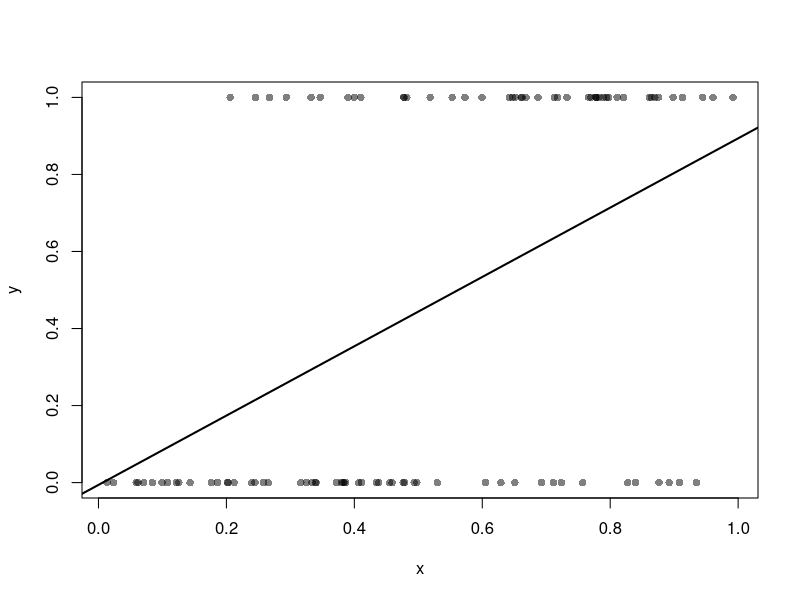
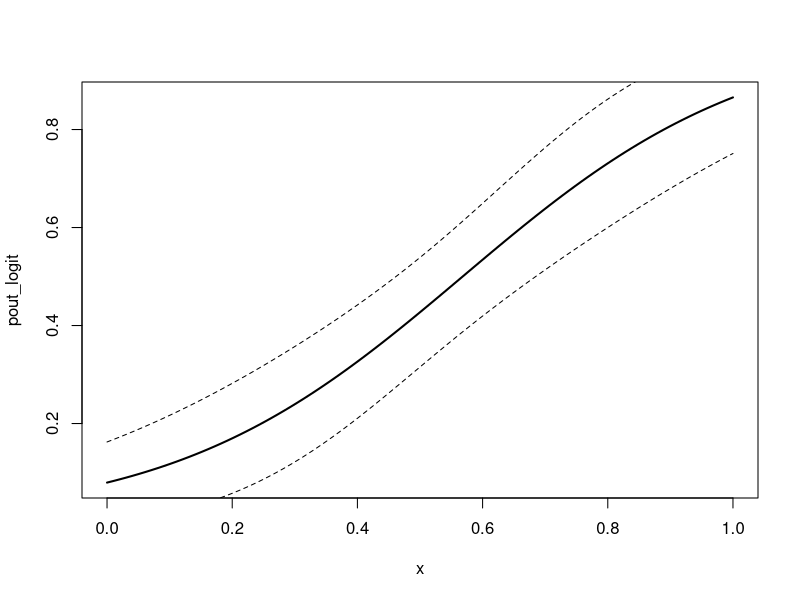
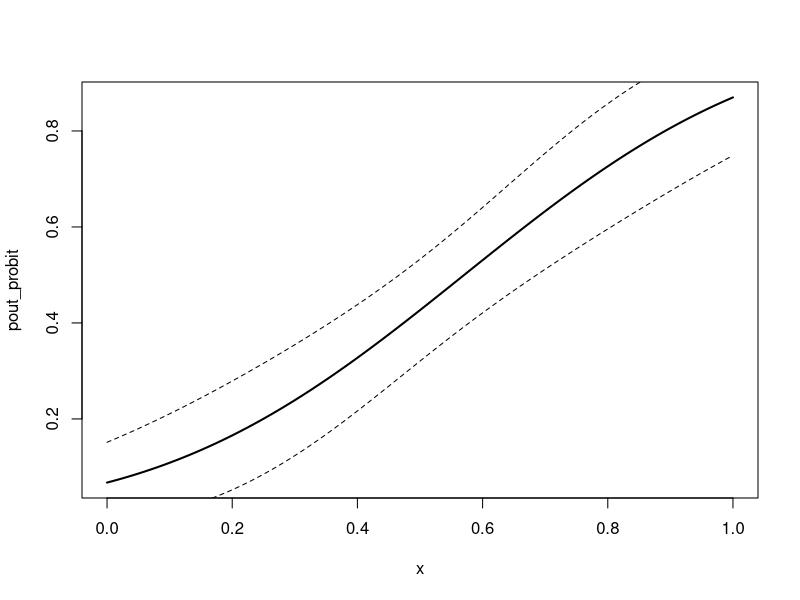
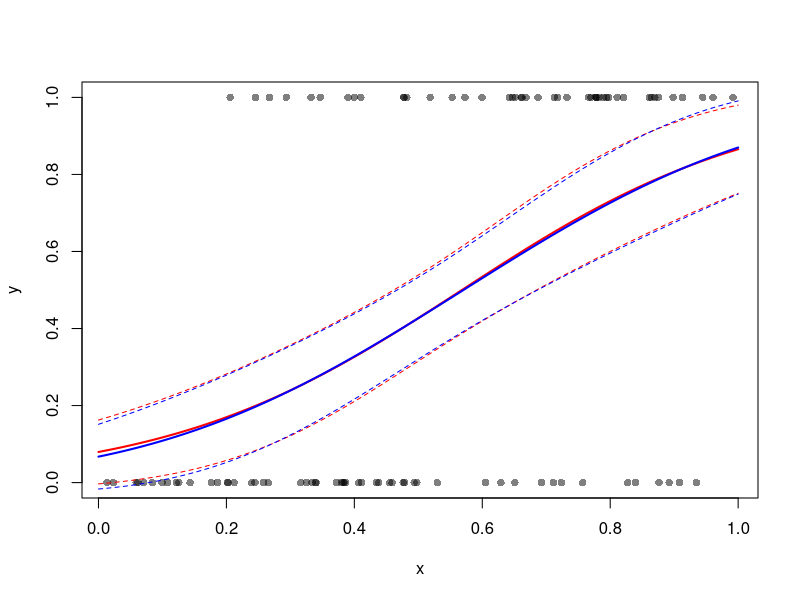
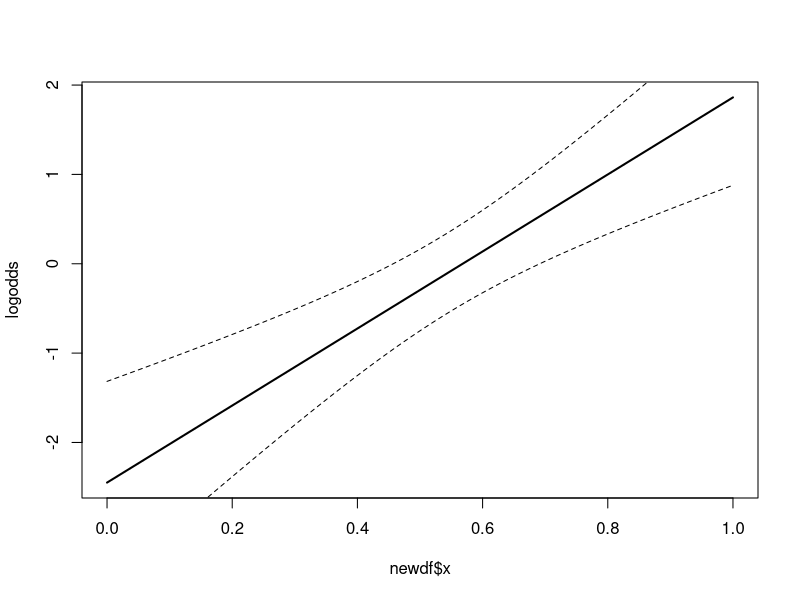
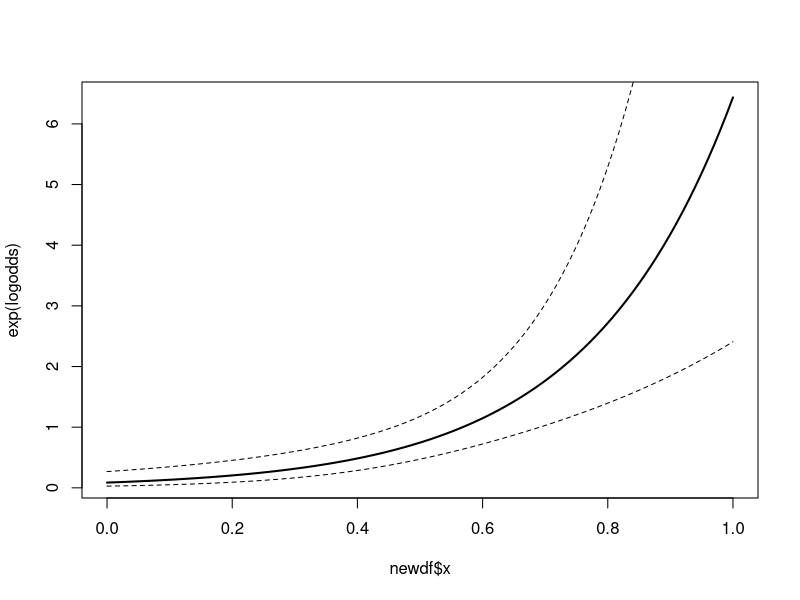

Write R code to recreate these figures, in order.
#' # Binary Outcome GLM Plots #
#' 
#' Unlike with linear models, interpreting GLMs requires looking at predicted values and this is often easiest to understand in the form of a plot.
#' Let's start by creating some binary outcome data in a simple bivariate model:
set.seed(1)
n <- 100
x <- runif(n,0,1)
y <- rbinom(n,1,x)
#' If we look at this data, we see that that there is a relationship between `x` and `y`, where we are more likely to observe `y==1` at higher values of `x`. We can fit a linear model to these data, but that fit is probably inappropriate, as we can see in the linear fit shown here:
plot(y~x, col=NULL, bg=rgb(0,0,0,.5), pch=21)
abline(lm(y~x), lwd=2)
#'
#' We can use the `predict` function to obtain predicted probabilities from other model fits to see if they better fit the data.
#'
#' ## Predicted probabilities for the logit model ##
#' We can start by fitting a logit model to the data:
m1 <- glm(y ~ x, family=binomial(link='logit'))
#' As with OLS, we then construct the input data over which we want to predict the outcome:
newdf <- data.frame(x=seq(0, 1, length.out = 100))
#' Because GLM relies on a link function, `predict` allows us to both extract the linear predictions as well as predicted probabilities through the inverse link. The default value for the `type` argument (`type='link'`) gives predictions on the scale of the linear predicts. For logit models, these are directly interpretable as log-odds, but we'll come back to that in a minute. When we set `type='response'`, we can obtain predicted probabilities:
newdf$pout_logit <- predict(m1, newdf, se.fit=TRUE, type='response')$fit
#' We also need to store the standard errors of the predicted probabilities and we can use those to build confidence intervals:
newdf$pse_logit <- predict(m1, newdf, se.fit=TRUE, type='response')$se.fit
newdf$pupper_logit <- newdf$pout_logit + (1.96*newdf$pse_logit) # 95% CI upper bound
newdf$plower_logit <- newdf$pout_logit - (1.96*newdf$pse_logit) # 95% CI lower bound
#' With these data in hand, it is trivial to plot the predicted probability of `y` for each value of `x`:
with(newdf, plot(pout_logit ~ x, type='l', lwd=2))
with(newdf, lines(pupper_logit ~ x, type='l', lty=2))
with(newdf, lines(plower_logit ~ x, type='l', lty=2))
#'
# ## Predicted probabilities for the probit model ##
#' We can repeat the above procedure exactly in order to obtain predicted probabilities for the probit model. All we have to change is value of `link` in our original call to `glm`:
m2 <- glm(y ~ x, family=binomial(link='probit'))
newdf$pout_probit <- predict(m2, newdf, se.fit=TRUE, type='response')$fit
newdf$pse_probit <- predict(m2, newdf, se.fit=TRUE, type='response')$se.fit
newdf$pupper_probit <- newdf$pout_probit + (1.96*newdf$pse_probit)
newdf$plower_probit <- newdf$pout_probit - (1.96*newdf$pse_probit)
#' Here's the resulting plot, which looks very similar to the one from the logit model:
with(newdf, plot(pout_probit ~ x, type='l', lwd=2))
with(newdf, lines(pupper_probit ~ x, type='l', lty=2))
with(newdf, lines(plower_probit ~ x, type='l', lty=2))
#' Indeed, we can overlay the logit model (in red) and the probit model (in blue) and see that both models provide essentially identical inference. It's also helpful to have the original data underneath to see how the predicted probabilities communicate information about the original data:
# data
plot(y~x, col=NULL, bg=rgb(0,0,0,.5), pch=21)
# logit
with(newdf, lines(pout_logit ~ x, type='l', lwd=2, col='red'))
with(newdf, lines(pupper_logit ~ x, type='l', lty=2, col='red'))
with(newdf, lines(plower_logit ~ x, type='l', lty=2, col='red'))
# probit
with(newdf, lines(pout_probit ~ x, type='l', lwd=2, col='blue'))
with(newdf, lines(pupper_probit ~ x, type='l', lty=2, col='blue'))
with(newdf, lines(plower_probit ~ x, type='l', lty=2, col='blue'))
#' Clearly, the model does an adequate job predicting `y` for high and low values of `x`, but offers a less accurate prediction for middling values.
#' Note: You can see the influence of the logistic distribution's heavier tails in its higher predicted probabilities for `y` at low values of `x` (compared to the probit model) and the reverse at high values of `x`.
#'
#' Plotting is therefore superior to looking at coefficients in order to compare models. This is especially apparent when we compare the substantively identical plots to the values of the coefficients from each model, which seem (on face value) quite different:
summary(m1)$coef[,1:2]
summary(m2)$coef[,1:2]
#'
#' ## Log-odds predictions for logit models ##
#' As stated above, when dealing with `logit` models, we can also directly interpet the log-odds predictions from `predict`.
#' Let's take a look at these using the default `type='link'` argument in `predict`:
logodds <- predict(m1, newdf, se.fit=TRUE)$fit
#' Whereas the predicted probabilities (from above) are strictly bounded [0,1]:
summary(newdf$pout_logit)
#' the log-odds are allowed to vary over any value:
summary(logodds)
#' We can calculate standard errors, use those to build confidence intervals for the log-odds, and then plot to make a more direct interpretation:
logodds_se <- predict(m1, newdf, se.fit=TRUE)$se.fit
logodds_upper <- logodds + (1.96*logodds_se)
logodds_lower <- logodds - (1.96*logodds_se)
plot(logodds ~ newdf$x, type='l', lwd=2)
lines(logodds_upper ~ newdf$x, type='l', lty=2)
lines(logodds_lower ~ newdf$x, type='l', lty=2)
#' From this plot we can see that the log-odds of observing `y==1` are positive when `x>.5` and negative otherwise. 
#' But operating in log-odds is itself confusing because logs are fairly difficult to directly understand. Thus we can translate log-odds to odds by taking `exp` of the log-odds and redrawing the plot with the new data.
#' Recall that the odds-ratio is the ratio of the betting odds (i.e., the odds of `y==1` divided by the odds of `y==0` at each value of `x`). The odds-ratio is strictly lower bounded by 0. When the OR is 1, the ratio of the odds is equal (i.e., at that value of `x`, we are equally likely to see an observation as `y==1` or `y==0`). We saw this in the earlier plot, where the log-odds changed from negative to positive at `x==.5`. An OR greater than 1 means that the odds of `y==1` are higher than the odds of `y==0`. When less than 1, the opposite is true.
plot(exp(logodds) ~ newdf$x, type='l', lwd=2)
lines(exp(logodds_upper) ~ newdf$x, type='l', lty=2)
lines(exp(logodds_lower) ~ newdf$x, type='l', lty=2)
#' This plot shows that when `x` is low, the OR is between 0 and 1, but when `x` is high, the odds-ratio is quite large. At `x==1`, the OR is significantly larger than 1 and possibly higher than 6, suggesting that when `x==`, the odds are 6 times higher for a unit having a value of `y==1` than a value of `y==0`.
